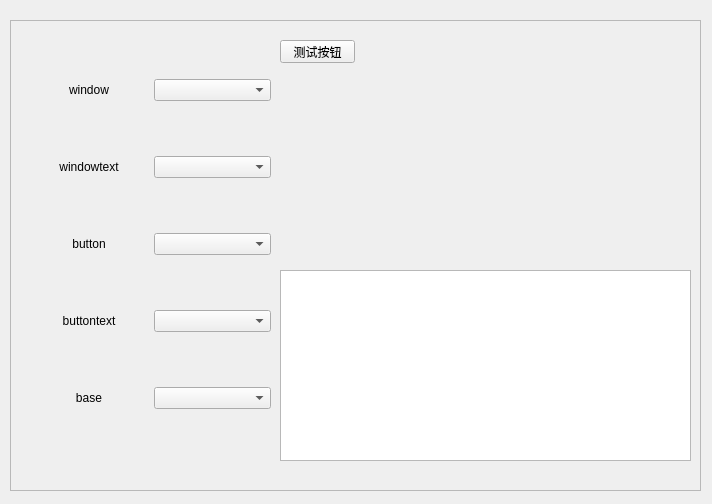
<?xml version="1.0" encoding="UTF-8"?>
<ui version="4.0">
 <class>qtPalette</class>
 <widget class="QWidget" name="qtPalette">
  <property name="geometry">
   <rect>
    <x>0</x>
    <y>0</y>
    <width>712</width>
    <height>504</height>
   </rect>
  </property>
  <property name="windowTitle">
   <string>Form</string>
  </property>
  <widget class="QFrame" name="frame">
   <property name="geometry">
    <rect>
     <x>10</x>
     <y>20</y>
     <width>691</width>
     <height>471</height>
    </rect>
   </property>
   <property name="frameShape">
    <enum>QFrame::StyledPanel</enum>
   </property>
   <property name="frameShadow">
    <enum>QFrame::Raised</enum>
   </property>
   <widget class="QTextEdit" name="textEdit">
    <property name="geometry">
     <rect>
      <x>270</x>
      <y>250</y>
      <width>411</width>
      <height>191</height>
     </rect>
    </property>
   </widget>
   <widget class="QPushButton" name="btnFrameTest">
    <property name="geometry">
     <rect>
      <x>270</x>
      <y>20</y>
      <width>75</width>
      <height>23</height>
     </rect>
    </property>
    <property name="text">
     <string>测试按钮</string>
    </property>
   </widget>
   <widget class="QWidget" name="">
    <property name="geometry">
     <rect>
      <x>20</x>
      <y>10</y>
      <width>241</width>
      <height>431</height>
     </rect>
    </property>
    <layout class="QGridLayout" name="gridLayout">
     <item row="0" column="0">
      <widget class="QLabel" name="label">
       <property name="text">
        <string>window</string>
       </property>
       <property name="alignment">
        <set>Qt::AlignCenter</set>
       </property>
      </widget>
     </item>
     <item row="0" column="1">
      <widget class="QComboBox" name="cbWindow"/>
     </item>
     <item row="1" column="0">
      <widget class="QLabel" name="label_2">
       <property name="text">
        <string>windowtext</string>
       </property>
       <property name="alignment">
        <set>Qt::AlignCenter</set>
       </property>
      </widget>
     </item>
     <item row="1" column="1">
      <widget class="QComboBox" name="cbWindowText"/>
     </item>
     <item row="2" column="0">
      <widget class="QLabel" name="label_3">
       <property name="text">
        <string>button</string>
       </property>
       <property name="alignment">
        <set>Qt::AlignCenter</set>
       </property>
      </widget>
     </item>
     <item row="2" column="1">
      <widget class="QComboBox" name="cbButton"/>
     </item>
     <item row="3" column="0">
      <widget class="QLabel" name="label_4">
       <property name="text">
        <string>buttontext</string>
       </property>
       <property name="alignment">
        <set>Qt::AlignCenter</set>
       </property>
      </widget>
     </item>
     <item row="3" column="1">
      <widget class="QComboBox" name="cbButtonText"/>
     </item>
     <item row="4" column="0">
      <widget class="QLabel" name="label_5">
       <property name="text">
        <string>base</string>
       </property>
       <property name="alignment">
        <set>Qt::AlignCenter</set>
       </property>
      </widget>
     </item>
     <item row="4" column="1">
      <widget class="QComboBox" name="cbBase"/>
     </item>
    </layout>
   </widget>
  </widget>
 </widget>
 <resources/>
 <connections/>
</ui>
